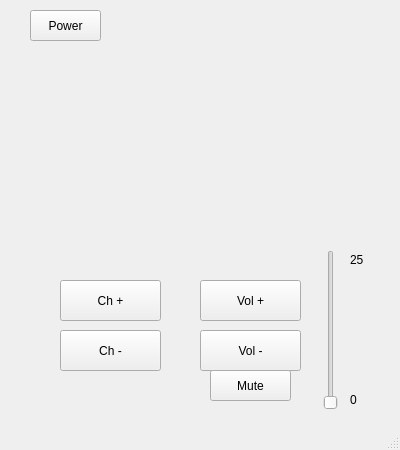
<?xml version="1.0" encoding="UTF-8"?>
<ui version="4.0">
 <class>MainWindow</class>
 <widget class="QMainWindow" name="MainWindow">
  <property name="geometry">
   <rect>
    <x>0</x>
    <y>0</y>
    <width>400</width>
    <height>450</height>
   </rect>
  </property>
  <property name="minimumSize">
   <size>
    <width>400</width>
    <height>450</height>
   </size>
  </property>
  <property name="maximumSize">
   <size>
    <width>400</width>
    <height>450</height>
   </size>
  </property>
  <property name="font">
   <font>
    <family>Arial</family>
    <weight>50</weight>
    <bold>false</bold>
   </font>
  </property>
  <property name="windowTitle">
   <string>TvRemote</string>
  </property>
  <widget class="QWidget" name="centralwidget">
   <widget class="QPushButton" name="button_power">
    <property name="geometry">
     <rect>
      <x>30</x>
      <y>10</y>
      <width>71</width>
      <height>31</height>
     </rect>
    </property>
    <property name="text">
     <string>Power</string>
    </property>
   </widget>
   <widget class="QSlider" name="slider_volume">
    <property name="geometry">
     <rect>
      <x>320</x>
      <y>250</y>
      <width>22</width>
      <height>160</height>
     </rect>
    </property>
    <property name="tracking">
     <bool>false</bool>
    </property>
    <property name="orientation">
     <enum>Qt::Vertical</enum>
    </property>
   </widget>
   <widget class="QLabel" name="slider_minvol">
    <property name="geometry">
     <rect>
      <x>350</x>
      <y>390</y>
      <width>21</width>
      <height>20</height>
     </rect>
    </property>
    <property name="text">
     <string>0</string>
    </property>
   </widget>
   <widget class="QLabel" name="slider_maxvol">
    <property name="geometry">
     <rect>
      <x>350</x>
      <y>250</y>
      <width>21</width>
      <height>20</height>
     </rect>
    </property>
    <property name="text">
     <string>25</string>
    </property>
   </widget>
   <widget class="QPushButton" name="button_chandown">
    <property name="geometry">
     <rect>
      <x>60</x>
      <y>330</y>
      <width>101</width>
      <height>41</height>
     </rect>
    </property>
    <property name="text">
     <string>Ch -</string>
    </property>
   </widget>
   <widget class="QPushButton" name="button_chanup">
    <property name="geometry">
     <rect>
      <x>60</x>
      <y>280</y>
      <width>101</width>
      <height>41</height>
     </rect>
    </property>
    <property name="text">
     <string>Ch +</string>
    </property>
   </widget>
   <widget class="QPushButton" name="button_voldown">
    <property name="geometry">
     <rect>
      <x>200</x>
      <y>330</y>
      <width>101</width>
      <height>41</height>
     </rect>
    </property>
    <property name="text">
     <string>Vol -</string>
    </property>
   </widget>
   <widget class="QPushButton" name="button_volup">
    <property name="geometry">
     <rect>
      <x>200</x>
      <y>280</y>
      <width>101</width>
      <height>41</height>
     </rect>
    </property>
    <property name="text">
     <string>Vol +</string>
    </property>
   </widget>
   <widget class="QPushButton" name="button_mute">
    <property name="geometry">
     <rect>
      <x>210</x>
      <y>370</y>
      <width>81</width>
      <height>31</height>
     </rect>
    </property>
    <property name="text">
     <string>Mute</string>
    </property>
   </widget>
   <widget class="QLabel" name="label_channel">
    <property name="geometry">
     <rect>
      <x>280</x>
      <y>30</y>
      <width>61</width>
      <height>41</height>
     </rect>
    </property>
    <property name="font">
     <font>
      <family>Arial</family>
      <pointsize>16</pointsize>
      <weight>75</weight>
      <bold>true</bold>
     </font>
    </property>
    <property name="text">
     <string/>
    </property>
    <property name="alignment">
     <set>Qt::AlignCenter</set>
    </property>
   </widget>
   <widget class="QLabel" name="view_channel">
    <property name="geometry">
     <rect>
      <x>50</x>
      <y>40</y>
      <width>300</width>
      <height>200</height>
     </rect>
    </property>
    <property name="minimumSize">
     <size>
      <width>300</width>
      <height>200</height>
     </size>
    </property>
    <property name="maximumSize">
     <size>
      <width>300</width>
      <height>200</height>
     </size>
    </property>
    <property name="text">
     <string/>
    </property>
    <property name="alignment">
     <set>Qt::AlignCenter</set>
    </property>
   </widget>
   <widget class="QLabel" name="label_power">
    <property name="geometry">
     <rect>
      <x>50</x>
      <y>40</y>
      <width>300</width>
      <height>200</height>
     </rect>
    </property>
    <property name="minimumSize">
     <size>
      <width>300</width>
      <height>200</height>
     </size>
    </property>
    <property name="maximumSize">
     <size>
      <width>300</width>
      <height>200</height>
     </size>
    </property>
    <property name="text">
     <string/>
    </property>
    <property name="alignment">
     <set>Qt::AlignCenter</set>
    </property>
   </widget>
  </widget>
  <widget class="QStatusBar" name="statusbar"/>
 </widget>
 <resources/>
 <connections/>
</ui>
